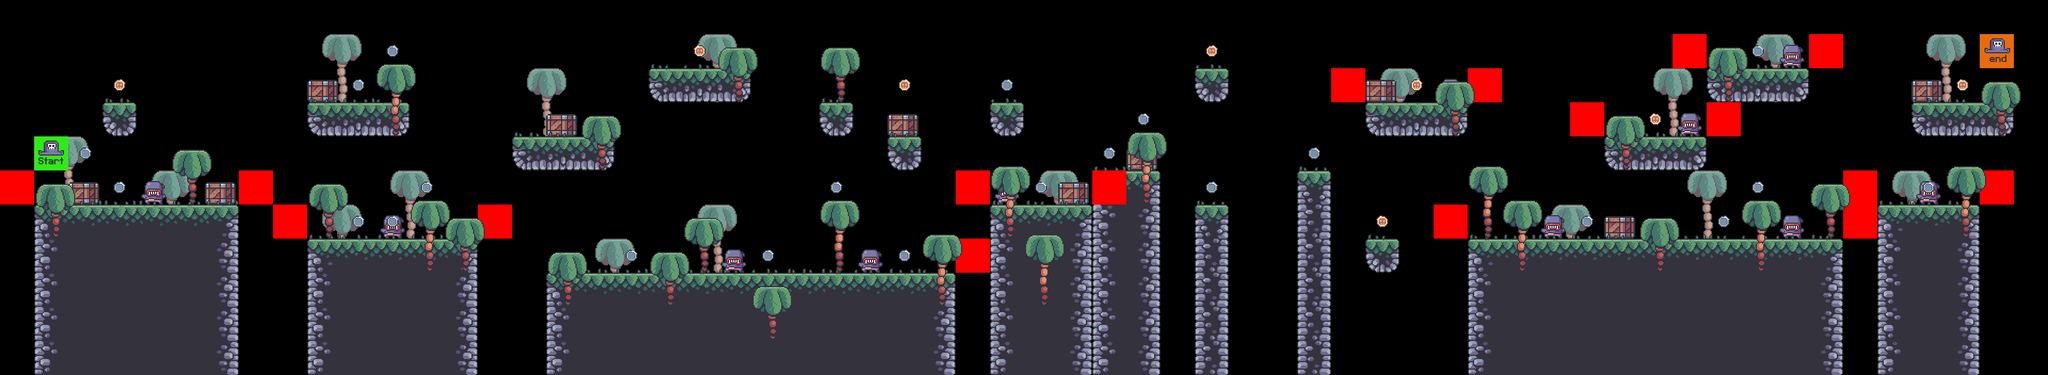

Tiled map render using the project's own tile images. Description and the map definition, with tile-layer contents summarised, below:
An orthogonal 60x11 tile map with 64x64 px tiles, 9 tile layers (bg_palms, terrain, crates, grass, ...), 7 tilesets.

<map version="1.9" tiledversion="1.9.2" orientation="orthogonal" renderorder="right-down" width="60" height="11" tilewidth="64" tileheight="64" infinite="0" nextlayerid="11" nextobjectid="1">
 <editorsettings>
  <export target="../0/level_0.csv" format="csv" />
 </editorsettings>
 <tileset firstgid="1" source="../tilesets/terrain_tiles.tsx" />
 <tileset firstgid="17" source="../tilesets/coin_tiles.tsx" />
 <tileset firstgid="19" source="../tilesets/grass_tiles.tsx" />
 <tileset firstgid="24" source="../tilesets/palms.tsx" />
 <tileset firstgid="27" source="../tilesets/crates.tsx" />
 <tileset firstgid="28" source="../tilesets/player_tiles.tsx" />
 <tileset firstgid="30" source="enemy_tiles.tsx" />
 <layer id="5" name="bg_palms" width="60" height="11">
  <data>[660 cells, 17 non-empty, 1 distinct tile ids]</data>
 </layer>
 <layer id="1" name="terrain" width="60" height="11">
  <data>[660 cells, 210 non-empty, 12 distinct tile ids]</data>
 </layer>
 <layer id="7" name="crates" width="60" height="11">
  <data>[660 cells, 15 non-empty, 2 distinct tile ids]</data>
 </layer>
 <layer id="3" name="grass" width="60" height="11">
  <data>[660 cells, 68 non-empty, 5 distinct tile ids]</data>
 </layer>
 <layer id="9" name="enemies" width="60" height="11">
  <data>[660 cells, 11 non-empty, 1 distinct tile ids]</data>
 </layer>
 <layer id="10" name="constraints" width="60" height="11">
  <data>[660 cells, 17 non-empty, 1 distinct tile ids]</data>
 </layer>
 <layer id="4" name="fg_palms" width="60" height="11">
  <data>[660 cells, 28 non-empty, 2 distinct tile ids]</data>
 </layer>
 <layer id="2" name="coins" width="60" height="11">
  <data>[660 cells, 25 non-empty, 2 distinct tile ids]</data>
 </layer>
 <layer id="8" name="player" width="60" height="11">
  <data>[660 cells, 2 non-empty, 2 distinct tile ids]</data>
 </layer>
</map>
